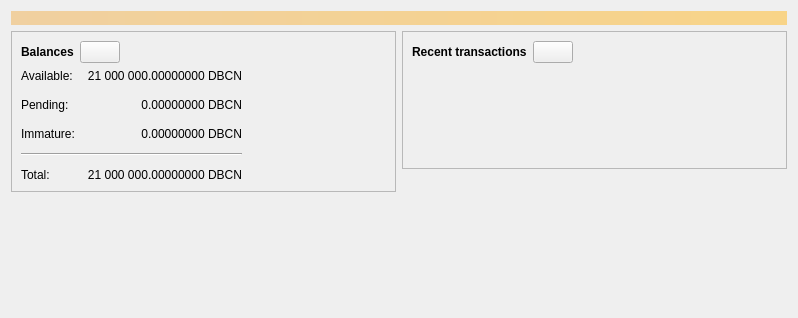
<?xml version="1.0" encoding="UTF-8"?>
<ui version="4.0">
 <class>OverviewPage</class>
 <widget class="QWidget" name="OverviewPage">
  <property name="geometry">
   <rect>
    <x>0</x>
    <y>0</y>
    <width>798</width>
    <height>318</height>
   </rect>
  </property>
  <property name="windowTitle">
   <string>Form</string>
  </property>
  <layout class="QVBoxLayout" name="topLayout">
   <item>
    <widget class="QLabel" name="labelAlerts">
     <property name="visible">
      <bool>false</bool>
     </property>
     <property name="styleSheet">
      <string notr="true">QLabel { background-color: qlineargradient(x1: 0, y1: 0, x2: 1, y2: 0, stop:0 #F0D0A0, stop:1 #F8D488); color:#000000; }</string>
     </property>
     <property name="wordWrap">
      <bool>true</bool>
     </property>
     <property name="margin">
      <number>3</number>
     </property>
     <property name="textInteractionFlags">
      <set>Qt::TextSelectableByMouse</set>
     </property>
    </widget>
   </item>
   <item>
    <layout class="QHBoxLayout" name="horizontalLayout" stretch="1,1">
     <item>
      <layout class="QVBoxLayout" name="verticalLayout_2">
       <item>
        <widget class="QFrame" name="frame">
         <property name="frameShape">
          <enum>QFrame::StyledPanel</enum>
         </property>
         <property name="frameShadow">
          <enum>QFrame::Raised</enum>
         </property>
         <layout class="QVBoxLayout" name="verticalLayout_4">
          <item>
           <layout class="QHBoxLayout" name="horizontalLayout_4">
            <item>
             <widget class="QLabel" name="label_5">
              <property name="font">
               <font>
                <weight>75</weight>
                <bold>true</bold>
               </font>
              </property>
              <property name="text">
               <string>Balances</string>
              </property>
             </widget>
            </item>
            <item>
             <widget class="QPushButton" name="labelWalletStatus">
              <property name="enabled">
               <bool>true</bool>
              </property>
              <property name="maximumSize">
               <size>
                <width>45</width>
                <height>16777215</height>
               </size>
              </property>
              <property name="toolTip">
               <string>The displayed information may be out of date. Your wallet automatically synchronizes with the DouBaoCoin network after a connection is established, but this process has not completed yet.</string>
              </property>
              <property name="text">
               <string/>
              </property>
              <property name="icon">
               <iconset resource="../bitcoin.qrc">
                <normaloff>:/icons/warning</normaloff>
                <disabledoff>:/icons/warning</disabledoff>:/icons/warning</iconset>
              </property>
              <property name="iconSize">
               <size>
                <width>24</width>
                <height>24</height>
               </size>
              </property>
             </widget>
            </item>
            <item>
             <spacer name="horizontalSpacer_3">
              <property name="orientation">
               <enum>Qt::Horizontal</enum>
              </property>
              <property name="sizeHint" stdset="0">
               <size>
                <width>40</width>
                <height>20</height>
               </size>
              </property>
             </spacer>
            </item>
           </layout>
          </item>
          <item>
           <layout class="QGridLayout" name="gridLayout">
            <property name="spacing">
             <number>12</number>
            </property>
            <item row="1" column="1">
             <widget class="QLabel" name="labelUnconfirmed">
              <property name="cursor">
               <cursorShape>IBeamCursor</cursorShape>
              </property>
              <property name="toolTip">
               <string>Total of transactions that have yet to be confirmed, and do not yet count toward the spendable balance</string>
              </property>
              <property name="text">
               <string notr="true">0.00000000 DBCN</string>
              </property>
              <property name="alignment">
               <set>Qt::AlignRight|Qt::AlignTrailing|Qt::AlignVCenter</set>
              </property>
              <property name="textInteractionFlags">
               <set>Qt::LinksAccessibleByMouse|Qt::TextSelectableByKeyboard|Qt::TextSelectableByMouse</set>
              </property>
             </widget>
            </item>
            <item row="3" column="0" colspan="2">
             <widget class="Line" name="line">
              <property name="orientation">
               <enum>Qt::Horizontal</enum>
              </property>
             </widget>
            </item>
            <item row="4" column="0">
             <widget class="QLabel" name="labelTotalText">
              <property name="text">
               <string>Total:</string>
              </property>
             </widget>
            </item>
            <item row="2" column="1">
             <widget class="QLabel" name="labelImmature">
              <property name="cursor">
               <cursorShape>IBeamCursor</cursorShape>
              </property>
              <property name="toolTip">
               <string>Mined balance that has not yet matured</string>
              </property>
              <property name="text">
               <string notr="true">0.00000000 DBCN</string>
              </property>
              <property name="alignment">
               <set>Qt::AlignRight|Qt::AlignTrailing|Qt::AlignVCenter</set>
              </property>
              <property name="textInteractionFlags">
               <set>Qt::LinksAccessibleByMouse|Qt::TextSelectableByKeyboard|Qt::TextSelectableByMouse</set>
              </property>
             </widget>
            </item>
            <item row="1" column="2">
             <spacer name="horizontalSpacer_2">
              <property name="orientation">
               <enum>Qt::Horizontal</enum>
              </property>
              <property name="sizeHint" stdset="0">
               <size>
                <width>40</width>
                <height>20</height>
               </size>
              </property>
             </spacer>
            </item>
            <item row="2" column="0">
             <widget class="QLabel" name="labelImmatureText">
              <property name="text">
               <string>Immature:</string>
              </property>
             </widget>
            </item>
            <item row="4" column="1">
             <widget class="QLabel" name="labelTotal">
              <property name="cursor">
               <cursorShape>IBeamCursor</cursorShape>
              </property>
              <property name="toolTip">
               <string>Your current total balance</string>
              </property>
              <property name="text">
               <string notr="true">21 000 000.00000000 DBCN</string>
              </property>
              <property name="alignment">
               <set>Qt::AlignRight|Qt::AlignTrailing|Qt::AlignVCenter</set>
              </property>
              <property name="textInteractionFlags">
               <set>Qt::LinksAccessibleByMouse|Qt::TextSelectableByKeyboard|Qt::TextSelectableByMouse</set>
              </property>
             </widget>
            </item>
            <item row="0" column="0">
             <widget class="QLabel" name="labelBalanceText">
              <property name="text">
               <string>Available:</string>
              </property>
             </widget>
            </item>
            <item row="0" column="1">
             <widget class="QLabel" name="labelBalance">
              <property name="cursor">
               <cursorShape>IBeamCursor</cursorShape>
              </property>
              <property name="toolTip">
               <string>Your current spendable balance</string>
              </property>
              <property name="text">
               <string notr="true">21 000 000.00000000 DBCN</string>
              </property>
              <property name="alignment">
               <set>Qt::AlignRight|Qt::AlignTrailing|Qt::AlignVCenter</set>
              </property>
              <property name="textInteractionFlags">
               <set>Qt::LinksAccessibleByMouse|Qt::TextSelectableByKeyboard|Qt::TextSelectableByMouse</set>
              </property>
             </widget>
            </item>
            <item row="1" column="0">
             <widget class="QLabel" name="labelPendingText">
              <property name="text">
               <string>Pending:</string>
              </property>
             </widget>
            </item>
           </layout>
          </item>
         </layout>
        </widget>
       </item>
       <item>
        <spacer name="verticalSpacer">
         <property name="orientation">
          <enum>Qt::Vertical</enum>
         </property>
         <property name="sizeHint" stdset="0">
          <size>
           <width>20</width>
           <height>40</height>
          </size>
         </property>
        </spacer>
       </item>
      </layout>
     </item>
     <item>
      <layout class="QVBoxLayout" name="verticalLayout_3">
       <item>
        <widget class="QFrame" name="frame_2">
         <property name="frameShape">
          <enum>QFrame::StyledPanel</enum>
         </property>
         <property name="frameShadow">
          <enum>QFrame::Raised</enum>
         </property>
         <layout class="QVBoxLayout" name="verticalLayout">
          <item>
           <layout class="QHBoxLayout" name="horizontalLayout_2">
            <item>
             <widget class="QLabel" name="label_4">
              <property name="font">
               <font>
                <weight>75</weight>
                <bold>true</bold>
               </font>
              </property>
              <property name="text">
               <string>Recent transactions</string>
              </property>
             </widget>
            </item>
            <item>
             <widget class="QPushButton" name="labelTransactionsStatus">
              <property name="enabled">
               <bool>true</bool>
              </property>
              <property name="maximumSize">
               <size>
                <width>45</width>
                <height>16777215</height>
               </size>
              </property>
              <property name="toolTip">
               <string>The displayed information may be out of date. Your wallet automatically synchronizes with the DouBaoCoin network after a connection is established, but this process has not completed yet.</string>
              </property>
              <property name="text">
               <string/>
              </property>
              <property name="icon">
               <iconset resource="../bitcoin.qrc">
                <normaloff>:/icons/warning</normaloff>
                <disabledoff>:/icons/warning</disabledoff>:/icons/warning</iconset>
              </property>
              <property name="iconSize">
               <size>
                <width>24</width>
                <height>24</height>
               </size>
              </property>
             </widget>
            </item>
            <item>
             <spacer name="horizontalSpacer">
              <property name="orientation">
               <enum>Qt::Horizontal</enum>
              </property>
              <property name="sizeHint" stdset="0">
               <size>
                <width>40</width>
                <height>20</height>
               </size>
              </property>
             </spacer>
            </item>
           </layout>
          </item>
          <item>
           <widget class="TransactionOverviewWidget" name="listTransactions">
            <property name="styleSheet">
             <string notr="true">QListView { background: transparent; }</string>
            </property>
            <property name="frameShape">
             <enum>QFrame::NoFrame</enum>
            </property>
            <property name="verticalScrollBarPolicy">
             <enum>Qt::ScrollBarAlwaysOff</enum>
            </property>
            <property name="horizontalScrollBarPolicy">
             <enum>Qt::ScrollBarAlwaysOff</enum>
            </property>
            <property name="sizeAdjustPolicy">
             <enum>QAbstractScrollArea::AdjustToContents</enum>
            </property>
            <property name="selectionMode">
             <enum>QAbstractItemView::NoSelection</enum>
            </property>
            <property name="uniformItemSizes">
             <bool>true</bool>
            </property>
           </widget>
          </item>
         </layout>
        </widget>
       </item>
       <item>
        <spacer name="verticalSpacer_2">
         <property name="orientation">
          <enum>Qt::Vertical</enum>
         </property>
         <property name="sizeHint" stdset="0">
          <size>
           <width>20</width>
           <height>40</height>
          </size>
         </property>
        </spacer>
       </item>
      </layout>
     </item>
    </layout>
   </item>
  </layout>
 </widget>
 <customwidgets>
  <customwidget>
   <class>TransactionOverviewWidget</class>
   <extends>QListView</extends>
   <header>qt/transactionoverviewwidget.h</header>
  </customwidget>
 </customwidgets>
 <resources/>
 <connections/>
</ui>
